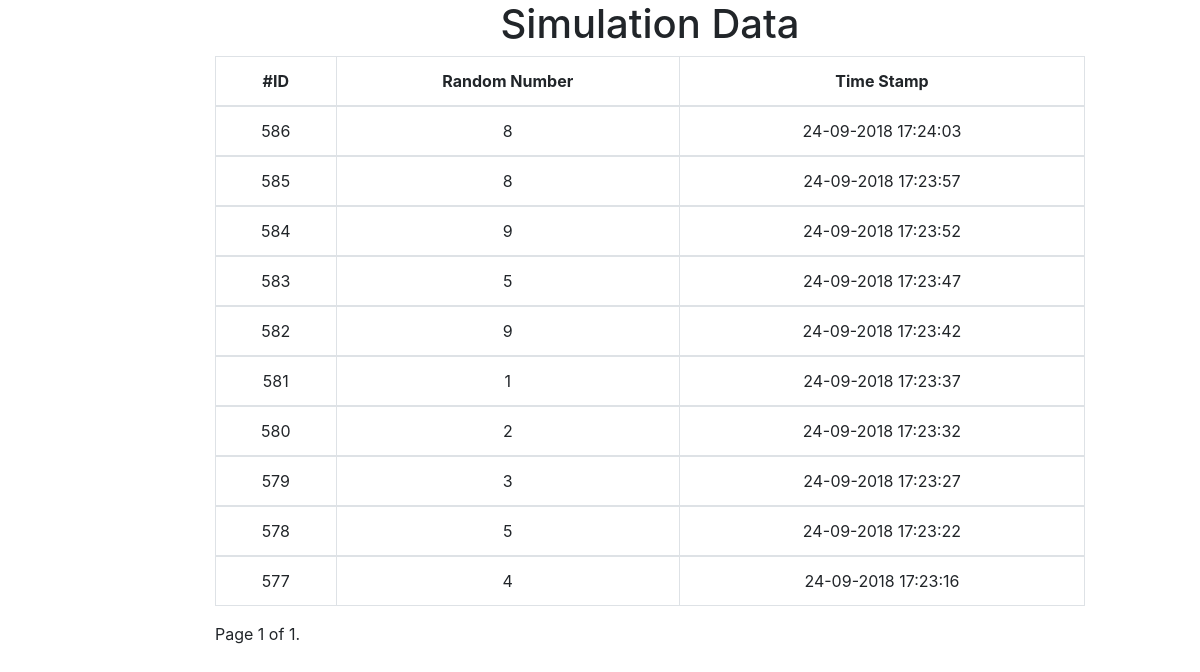
The page / on the database its author committed.
### datainput/models.py (models this page shows)
class DataInput(models.Model):
	number = models.CharField(max_length=5)
	time_stamp = models.CharField(max_length=255)
	class Meta:
		app_label = 'datainput'

### datainput/views.py (the view)
# urls.py: path('', views.home, name='home'),
def home(request):
	db_data_list = DataInput.objects.all().order_by('-time_stamp')[4:14]
	paginator = Paginator(db_data_list, 11)
	page = request.GET.get('page')
	try:
		db_data = paginator.page(page)
	except PageNotAnInteger:
		db_data = paginator.page(1)
	except EmptyPage:
		db_data = paginator.page(paginator.num_pages)
	context = {
		"data": db_data
	}
	return render(request, 'home.html', context)

### templates/home.html (shortened to what this page needs)
<!doctype html>
<html lang="en">
  	<head>
	    <link rel="stylesheet" href="https://stackpath.bootstrapcdn.com/bootstrap/4.1.3/css/bootstrap.min.css">
  	</head>
  	<body>
	    <section>
	    	<div class="container-fluid">
	    		<div class="row">
	    			<div class="col-md-2"></div>
	    			<div class="col-md-9">
	    				<div id="data_input" style="text-align: center">
	    					<section>
	    						<h1 class="panel">Simulation Data</h1>
	    					</section>
	    					{% if data %}
	    					<table class="table table-bordered">
							  	<thead>
								    <tr>
								    	<th scope="col">#ID</th>
								      	<th scope="col">Random Number</th>
								      	<th scope="col">Time Stamp</th>
								    </tr>
							  	</thead>
							  	{% for item in data %}
							  	<tbody>
								    <tr>
								    	<td>{{ item.id }}</td>
								      	<td>{{ item.number }}</td>
								      	<td>{{ item.time_stamp }}</td>
								    </tr>
							  	</tbody>
							  	{% endfor %}
							</table>
							{% else %}
							<p>Data Not Found!</p>
							{% endif %}
							<div class="pagination">
							    <span class="step-links">
							        <span class="current">
							            Page {{ data.number }} of {{ data.paginator.num_pages }}.
							        </span>
							    </span>
							</div>
	    				</div>
	    			</div>
	    			<div class="col-md-2"></div>
	    		</div>
	    	</div>
	    </section>
  	</body>
</html>

### rows shown on the page
DataInput: id "586", number "8", time_stamp "24-09-2018 17:24:03"
DataInput: id "585", number "8", time_stamp "24-09-2018 17:23:57"
DataInput: id "584", number "9", time_stamp "24-09-2018 17:23:52"
DataInput: id "583", number "5", time_stamp "24-09-2018 17:23:47"
DataInput: id "582", number "9", time_stamp "24-09-2018 17:23:42"
DataInput: id "581", number "1", time_stamp "24-09-2018 17:23:37"
DataInput: id "580", number "2", time_stamp "24-09-2018 17:23:32"
DataInput: id "579", number "3", time_stamp "24-09-2018 17:23:27"
DataInput: id "578", number "5", time_stamp "24-09-2018 17:23:22"
DataInput: id "577", number "4", time_stamp "24-09-2018 17:23:16"

### other values the page prints
{{ data.number }} "1"
{{ data.paginator.num_pages }} "1"
